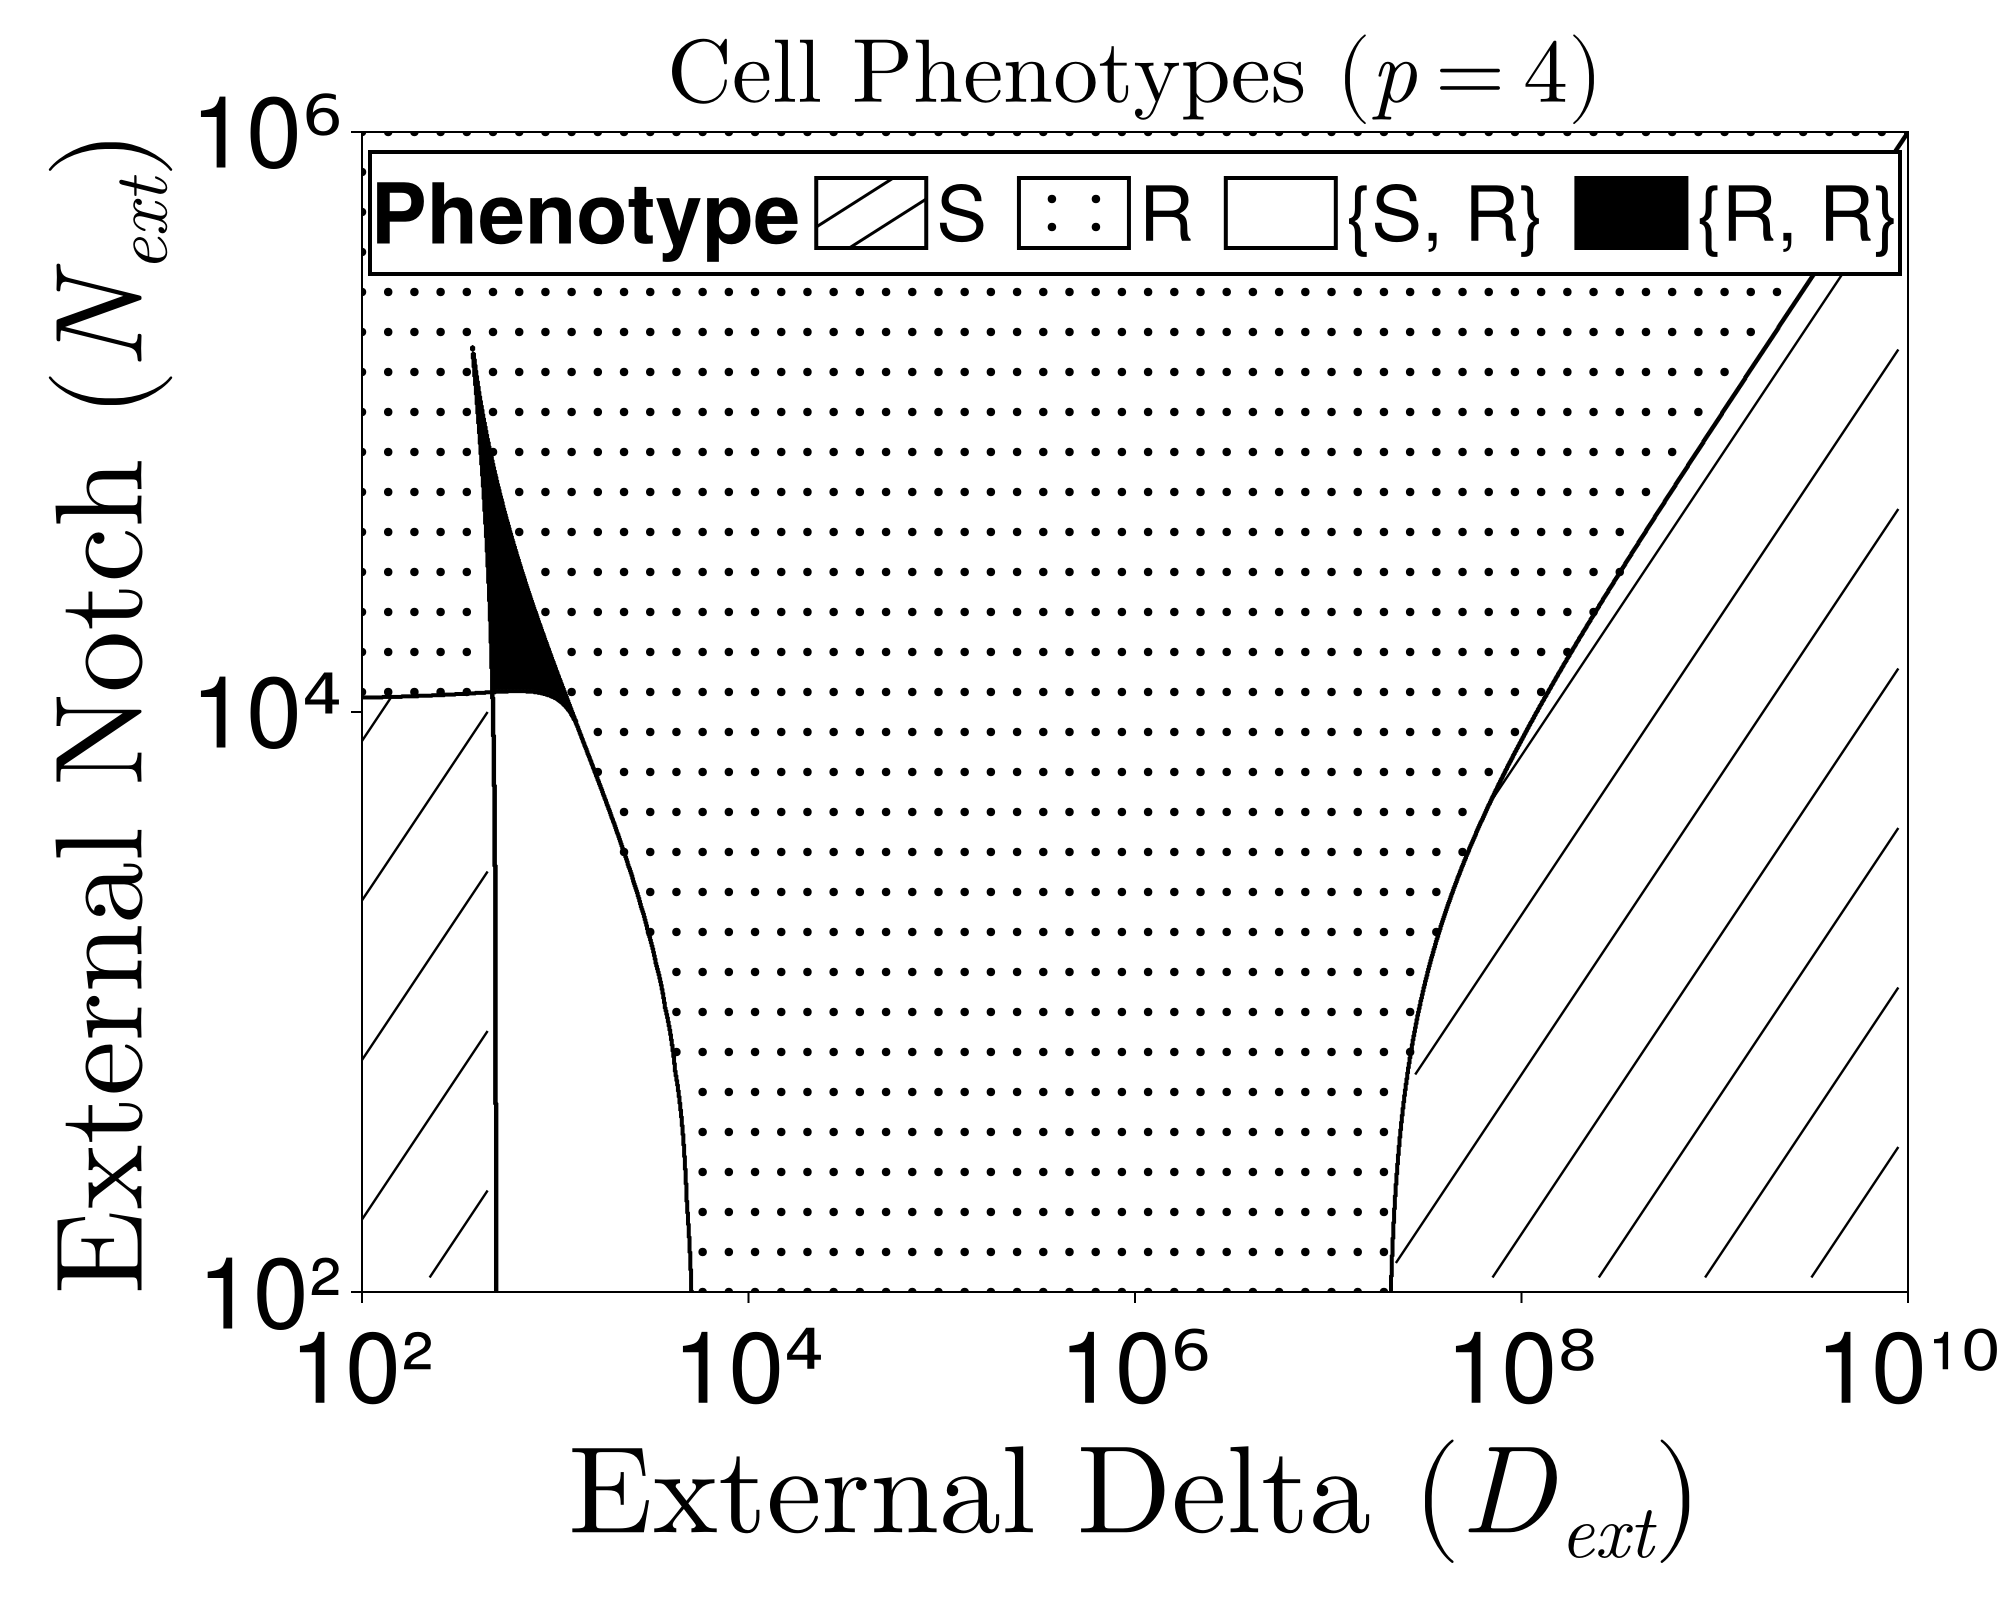

The Julia source for this figure:
# Julia code for generating a BLACK-AND-WHITE phenotype bifurcation
# w.r.t Dext and Next for the model in Boareto et al 2015 PNAS.
# Color-blind-safe rendering using patterns instead of color:
#
#   S       -> diagonal "/" marks
#   R       -> small filled dots
#   {S,R}   -> empty (pure white)
#   {R,R}   -> solid black fill
#   {S,S}   -> "X" marks  (rare for p=4, included as a safety net)
#
# Yuxin Liang, Ling Xue, Kun Zhao, Xiaoming Zheng

using CairoMakie
using LaTeXStrings
using Roots
_t_start = time()   # --- start runtime timer ---

# --- 1. Parameters ---
const p = 4
const γ = 0.1
const γI = 0.5
const kC = 5e-4
const kT = 5e-5
const βN = 500.0
const βD = 1000.0
const I0 = 200.0

const N0, D0 = βN / γ, βD / γ
const K_const = (βN * kT) / (I0 * γI * γ)
const αd, αn = (kC * βD) / (γ^2), (kC * βN) / (γ^2)

# --- 2. Robust Classification ---
function get_phenotype(Dext::Float64, Next::Float64)
    bi = K_const * Dext
    bd = (kT * Dext / γ) + 1.0
    bn = (kT * Next / γ) + 1.0
    f(N) = (2.0 - (1.0/(1.0 + (bi*N)^p))) -
           (αd*N*( (1.0/(1.0 + (bi*N)^p)) / (αn*N + bn) ) + bd*N)
    roots = Float64[]
    test_range = range(1e-9, 2.1, length=300)
    for i in 1:(length(test_range)-1)
        try
            if f(test_range[i]) * f(test_range[i+1]) < 0
                push!(roots, find_zero(f, (test_range[i], test_range[i+1])))
            end
        catch; continue; end
    end
    stable_roots = length(roots) >= 3 ? [roots[1], roots[end]] :
                   (length(roots) > 0 ? [roots[1]] : Float64[])
    if isempty(stable_roots); return 0.0; end
    states = Symbol[]
    for nr in stable_roots
        H = 1.0 / (1.0 + (bi * nr)^p)
        dr = H / (αn * nr + bn)
        push!(states, (nr * N0 > dr * D0) ? :R : :S)
    end
    if length(states) == 1
        return states[1] == :S ? 0.0 : 1.0
    else
        if all(s -> s == :R, states); return 3.0
        elseif all(s -> s == :S, states); return 4.0
        else; return 2.0; end
    end
end

# --- 3. Compute high-resolution classification grid ---
res = 2000
d_vals = collect((10.0).^range(2, 10, length=res))
n_vals = collect((10.0).^range(2,  6, length=res))
grid_data = zeros(Float64, length(n_vals), length(d_vals))

println("Calculating high-resolution grid...")
for i in 1:length(n_vals), j in 1:length(d_vals)
    grid_data[i, j] = get_phenotype(d_vals[j], n_vals[i])
end

# --- 4. Build the base layer:
#         white everywhere except {R,R} which is filled black ---
base_grid = ones(Float64, size(grid_data))   # 1.0 = white
for k in eachindex(grid_data)
    if grid_data[k] == 3.0          # {R,R}
        base_grid[k] = 0.0          # 0.0 = black
    end
end

# --- 5. Plotting ---
println("Plotting...")
begin
    fig = Figure(size = (1000, 800), fontsize = 30,
                 figure_padding = (15, 40, 15, 15))
    gl = fig[1, 1] = GridLayout()

    ax = Axis(gl[1, 1],
              title = L"\text{Cell Phenotypes } (p=%$p)",
              titlesize = 45,
              xlabel = L"\text{External Delta } (D_{ext})",
              ylabel = L"\text{External Notch } (N_{ext})",
              xlabelsize = 62,
              ylabelsize = 62,
              xticklabelsize = 50,
              yticklabelsize = 50,
              xscale = log10,
              yscale = log10,
              aspect = 4/3)

    ax.xticks = ([10^2, 10^4, 10^6, 10^8, 10^10],
                 ["10²", "10⁴", "10⁶", "10⁸", "10¹⁰"])
    ax.yticks = ([10^2, 10^4, 10^6], ["10²", "10⁴", "10⁶"])
    CairoMakie.xlims!(ax, 10^2, 10^10)
    CairoMakie.ylims!(ax, 10^2, 10^6)

    # Base: black for {R,R}, white for everything else
    CairoMakie.heatmap!(ax, d_vals, n_vals, base_grid',
        colormap = [:black, :white], colorrange = (0, 1),
        interpolate = false)

    # ---- Helper: test whether a (log_d, log_n) point lies in a given region ----
    log_d_min, log_d_max = 2.0, 10.0
    log_n_min, log_n_max = 2.0,  6.0
    in_plot(log_d, log_n) =
        log_d_min <= log_d <= log_d_max && log_n_min <= log_n <= log_n_max
    function region_at(log_d, log_n)
        if !in_plot(log_d, log_n); return -1.0; end
        d_idx = clamp(round(Int,
            (log_d - log_d_min) / (log_d_max - log_d_min) * (res - 1) + 1), 1, res)
        n_idx = clamp(round(Int,
            (log_n - log_n_min) / (log_n_max - log_n_min) * (res - 1) + 1), 1, res)
        return grid_data[n_idx, d_idx]
    end

    # ---- Continuous diagonal hatch lines in the S region ----
    # In log-coordinates, the diagonal family is log(N) = log(D) + c.
    # Each line is sampled finely and split into segments wherever it
    # crosses out of the S region, so segments run from one region
    # boundary to the next.
    hatch_spacing = 0.55     # spacing between hatch lines, in log10 units
    walk_step     = 0.05     # sampling step along each line, in log10 units
    c_min = log_n_min - log_d_max
    c_max = log_n_max - log_d_min

    for c in c_min:hatch_spacing:c_max
        seg_log_d = Float64[]
        seg_log_n = Float64[]
        log_d = log_d_min
        while log_d <= log_d_max
            log_n = log_d + c
            if in_plot(log_d, log_n) && region_at(log_d, log_n) == 0.0
                push!(seg_log_d, log_d)
                push!(seg_log_n, log_n)
            else
                # End of an S segment: emit it
                if length(seg_log_d) >= 2
                    lines!(ax, 10.0 .^ seg_log_d, 10.0 .^ seg_log_n;
                           color = :black, linewidth = 1.2)
                end
                empty!(seg_log_d); empty!(seg_log_n)
            end
            log_d += walk_step
        end
        if length(seg_log_d) >= 2
            lines!(ax, 10.0 .^ seg_log_d, 10.0 .^ seg_log_n;
                   color = :black, linewidth = 1.2)
        end
    end

    # ---- R and {S,S} regions: marker overlays at a coarse grid ----
    pattern_res_d = 60
    pattern_res_n = 30
    pattern_d = collect((10.0).^range(2, 10, length=pattern_res_d))
    pattern_n = collect((10.0).^range(2,  6, length=pattern_res_n))

    r_x, r_y   = Float64[], Float64[]
    ss_x, ss_y = Float64[], Float64[]

    for di in 1:length(pattern_d), ni in 1:length(pattern_n)
        v = region_at(log10(pattern_d[di]), log10(pattern_n[ni]))
        if     v == 1.0;  push!(r_x,  pattern_d[di]); push!(r_y,  pattern_n[ni])
        elseif v == 4.0;  push!(ss_x, pattern_d[di]); push!(ss_y, pattern_n[ni])
        end
    end

    # R: small filled dots
    if !isempty(r_x)
        scatter!(ax, r_x, r_y; marker = :circle, markersize = 6, color = :black)
    end
    # {S,S}: "X" character (rare for p=4)
    if !isempty(ss_x)
        scatter!(ax, ss_x, ss_y; marker = 'X', markersize = 18, color = :black)
    end

    # ---- Region boundaries (solid black contour lines) ----
    # Phenotype values are 0 (S), 1 (R), 2 ({S,R}), 3 ({R,R}), 4 ({S,S});
    # half-integer levels separate the regions.
    CairoMakie.contour!(ax, d_vals, n_vals, grid_data';
        levels    = [0.5, 1.5, 2.5, 3.5],
        color     = :black,
        linewidth = 2.0)

    # ---- Legend ----
    # Each entry is a black-bordered square; the pattern is drawn inside.
    border_white = PolyElement(polycolor = :white,
                               polystrokecolor = :black, polystrokewidth = 2)
    border_black = PolyElement(polycolor = :black,
                               polystrokecolor = :black, polystrokewidth = 2)

    # Two parallel slanted lines that reach the boundary of the legend square.
    # Coordinates are in the swatch's local [0,1] x [0,1] frame.
    s_line_1 = LineElement(
                   points = Point2f[(0.0, 0.30), (0.70, 1.00)],
                   color  = :black, linewidth = 1.5)
    s_line_2 = LineElement(
                   points = Point2f[(0.30, 0.0), (1.00, 0.70)],
                   color  = :black, linewidth = 1.5)

    s_swatch  = [border_white, s_line_1, s_line_2]
    r_swatch  = [border_white,
                 MarkerElement(marker = :circle, markersize = 6, color = :black,
                               points = Point2f[(0.30, 0.30), (0.70, 0.30),
                                                (0.30, 0.70), (0.70, 0.70)])]
    sr_swatch = [border_white]
    rr_swatch = [border_black]

    Legend(fig,
        [s_swatch, r_swatch, sr_swatch, rr_swatch],
        ["S", "R", "{S, R}", "{R, R}"],
        "Phenotype";
        labelsize     = 38,
        titlesize     = 42,
        patchsize     = (55, 35),
        bbox          = ax.scene.viewport,
        halign        = :center,
        valign        = :top,
        width         = Relative(0.99),
        margin        = (0, 0, 10, 10),
        orientation   = :horizontal,
        nbanks        = 1,
        titleposition = :left,
        backgroundcolor = :white,
        framevisible  = true,
        framewidth    = 2.0)

    resize_to_layout!(fig)
    display(fig)
    save("pheno_p4_BW.png", fig)
    println("Saved as pheno_p4_BW.png")
end

println("Running time: ", round(time() - _t_start, digits=2), " seconds")
